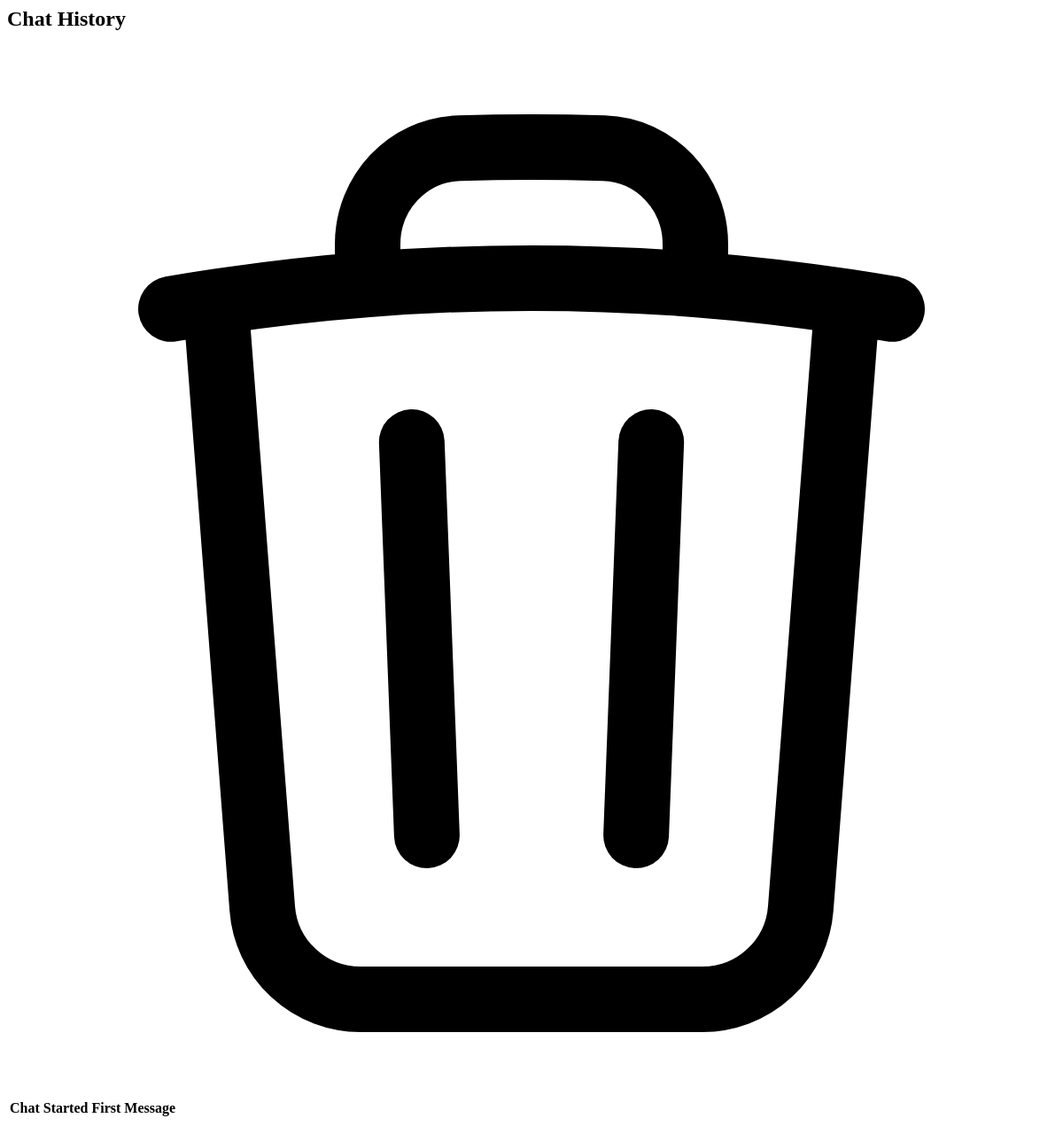
The page /list_chat_history (signed in) on the database as committed earlier.
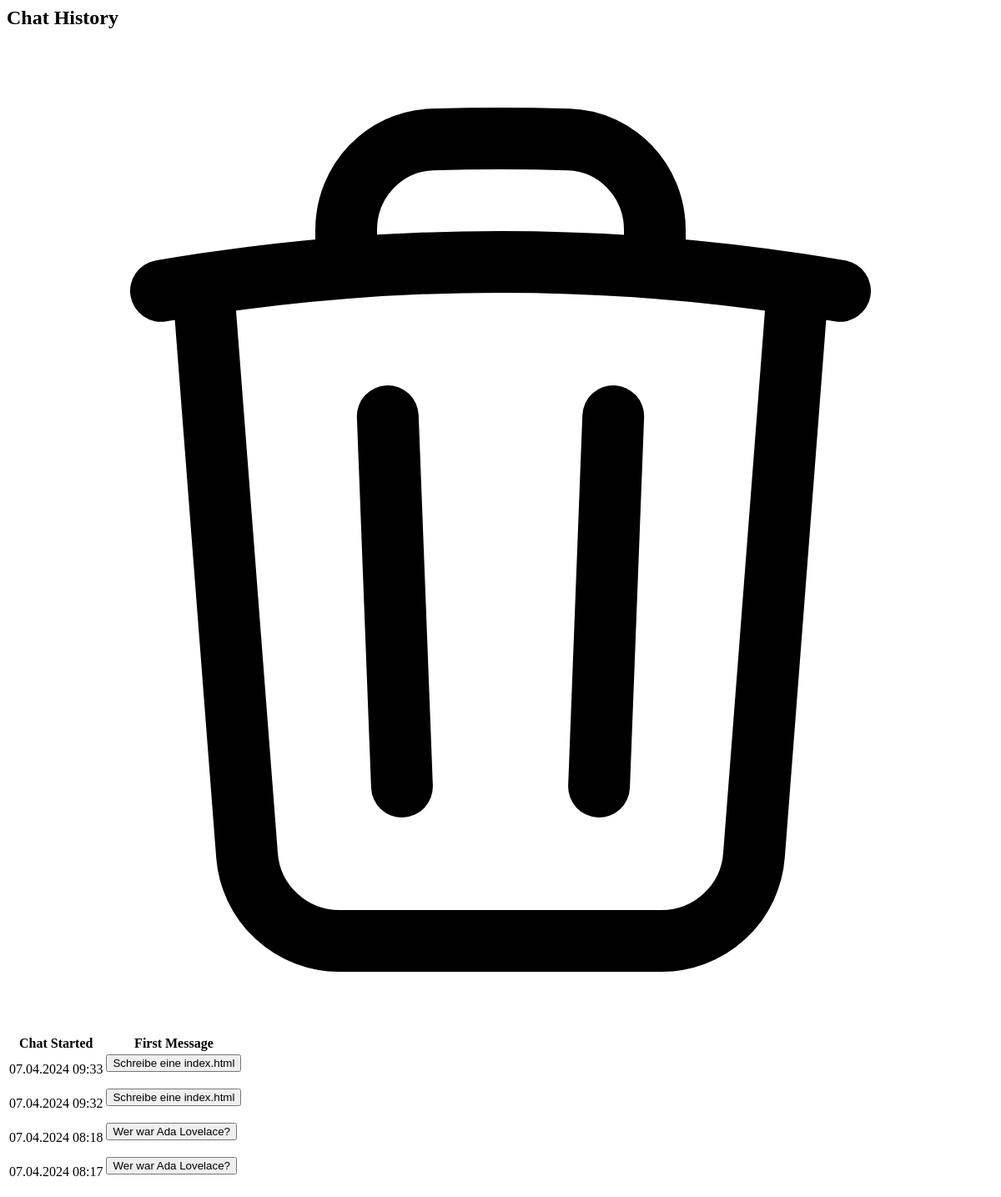
The same page on the database as committed later.
### tables this page shows
CREATE TABLE chat_history (
            id INTEGER PRIMARY KEY,
            username TEXT,
            chat_started TIMESTAMP,
            messages TEXT
        );

### main.py (the view)
@app.route('/list_chat_history', methods=['GET'])
@login_required
def list_chat_history_endpoint():
    chat_history = list_chat_history()
    return render_template('chat_history.html',chat_history=chat_history)

### db.py (called while the page is built)
def with_db_connection(func):
    def inner(*args, **kwargs):
        if 'conn' not in kwargs:
            with sqlite3.connect(DATABASE_PATH) as conn:
                kwargs['conn'] = conn
                return func(*args, **kwargs)
        else:
            return func(*args, **kwargs)
    return inner

@with_db_connection
def execute_db_query(query, params=(), fetchone=False, conn=None):
    cursor = conn.cursor()
    cursor.execute(query, params)
    if fetchone:
        return cursor.fetchone()
    return cursor.fetchall()

@with_db_connection
def list_chat_history(conn=None):
    query = "SELECT username, chat_started, messages FROM chat_history ORDER BY chat_started DESC"
    results = execute_db_query(query, conn=conn)
    chat_history_list = [
        {
            "username": row[0],
            "chat_started": row[1],  # Convert timestamp to readable format
            "display_date": datetime.fromtimestamp(row[1]).strftime('%d.%m.%Y %H:%M'),
            "messages": json.loads(row[2])
        } for row in results
    ]
    return chat_history_list

### main.py (called while the page is built)
def login_required(f):
    @wraps(f)
    def decorated_function(*args, **kwargs):
        if 'username' not in session:
            return redirect(url_for('my_auth.login'))  # Redirect to the login page
        return f(*args, **kwargs)
    return decorated_function

### templates/chat_history.html (shortened to what this page needs)
  <div class="mx-auto mt-8 px-16 mb-2">
    <div class="flex flex-row items-center gap-2">
    <h2 class="text-2xl font-bold">Chat History</h2>
  </div>
  </div>
    <div class="px-16">
      <table class="min-w-full bg-white rounded-xl overflow-hidden">
        <thead class="text-gray-600 uppercase text-sm leading-normal">
          <tr>
            <th class="py-3 px-6 text-left">Chat Started</th>
            <th class="py-3 px-6 text-left">First Message</th>
            </tr>
        </thead>
        <tbody class="text-gray-600 text-sm font-light">
          {% for chat in chat_history %}
          <tr>
            <td class="py-3 px-6 text-left whitespace-nowrap">{{ chat.display_date }}</td>
            <td class="py-3 px-6 text-left">
              <form action="/" method="POST">
                <button type="submit" class="bg-indigo-500 text-white py-1 px-4 rounded-lg hover:bg-indigo-600 focus:outline-none focus:ring-2 focus:ring-indigo-500 focus:ring-offset-2 focus:ring-offset-gray-200">
                  {{ chat.messages[1].content[0:150] }}
                </button>
              </form>
            </td>
          </tr>
          {% endfor %}
        </tbody>
      </table>
    </div>

Rows that differ between the two databases and show on the page:
added chat_history: display_date "07.04.2024 09:33", messages "Schreibe eine index.html"
added chat_history: display_date "07.04.2024 09:32", messages "Schreibe eine index.html"
added chat_history: display_date "07.04.2024 08:18", messages "Wer war Ada Lovelace?"
added chat_history: display_date "07.04.2024 08:17", messages "Wer war Ada Lovelace?"
